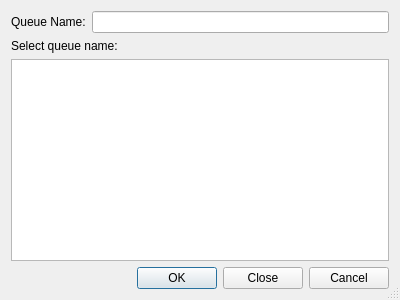
<?xml version="1.0" encoding="UTF-8"?>
<ui version="4.0">
 <class>HgQueuesQueueManagementDialog</class>
 <widget class="QDialog" name="HgQueuesQueueManagementDialog">
  <property name="geometry">
   <rect>
    <x>0</x>
    <y>0</y>
    <width>400</width>
    <height>300</height>
   </rect>
  </property>
  <property name="sizeGripEnabled">
   <bool>true</bool>
  </property>
  <layout class="QVBoxLayout" name="verticalLayout">
   <item>
    <widget class="QFrame" name="inputFrame">
     <layout class="QHBoxLayout" name="horizontalLayout">
      <property name="margin">
       <number>0</number>
      </property>
      <item>
       <widget class="QLabel" name="label">
        <property name="text">
         <string>Queue Name:</string>
        </property>
       </widget>
      </item>
      <item>
       <widget class="QLineEdit" name="nameEdit">
        <property name="toolTip">
         <string>Enter the queue name</string>
        </property>
       </widget>
      </item>
     </layout>
    </widget>
   </item>
   <item>
    <widget class="QLabel" name="selectLabel">
     <property name="text">
      <string>Select queue name:</string>
     </property>
    </widget>
   </item>
   <item>
    <widget class="QListWidget" name="queuesList">
     <property name="toolTip">
      <string>This shows a list of available queues (active queue in bold)</string>
     </property>
     <property name="alternatingRowColors">
      <bool>true</bool>
     </property>
    </widget>
   </item>
   <item>
    <widget class="QDialogButtonBox" name="buttonBox">
     <property name="orientation">
      <enum>Qt::Horizontal</enum>
     </property>
     <property name="standardButtons">
      <set>QDialogButtonBox::Cancel|QDialogButtonBox::Close|QDialogButtonBox::Ok</set>
     </property>
    </widget>
   </item>
  </layout>
 </widget>
 <tabstops>
  <tabstop>nameEdit</tabstop>
  <tabstop>queuesList</tabstop>
  <tabstop>buttonBox</tabstop>
 </tabstops>
 <resources/>
 <connections>
  <connection>
   <sender>buttonBox</sender>
   <signal>accepted()</signal>
   <receiver>HgQueuesQueueManagementDialog</receiver>
   <slot>accept()</slot>
   <hints>
    <hint type="sourcelabel">
     <x>248</x>
     <y>254</y>
    </hint>
    <hint type="destinationlabel">
     <x>157</x>
     <y>274</y>
    </hint>
   </hints>
  </connection>
  <connection>
   <sender>buttonBox</sender>
   <signal>rejected()</signal>
   <receiver>HgQueuesQueueManagementDialog</receiver>
   <slot>reject()</slot>
   <hints>
    <hint type="sourcelabel">
     <x>316</x>
     <y>260</y>
    </hint>
    <hint type="destinationlabel">
     <x>286</x>
     <y>274</y>
    </hint>
   </hints>
  </connection>
 </connections>
</ui>
